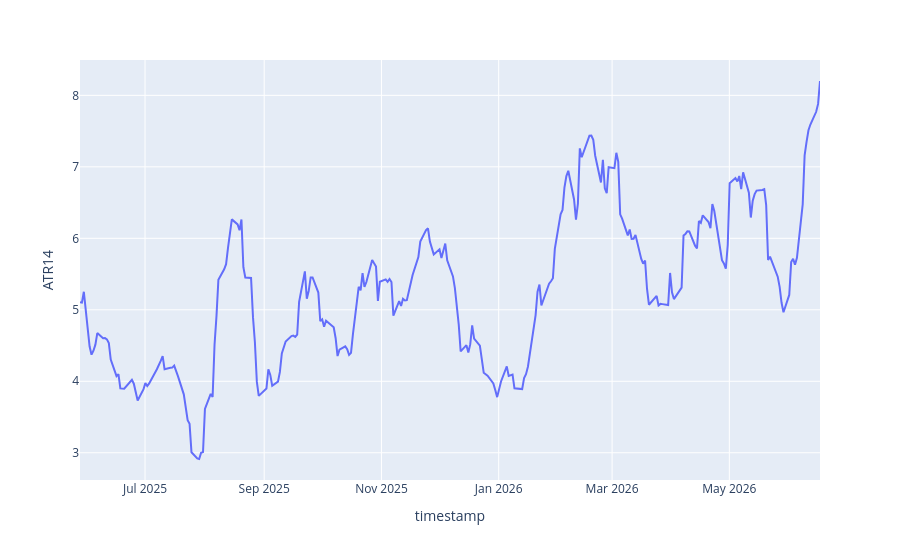

Notebook cell for this chart:
### Markdown cell above
En indikator som måler markedsvolatilitet. ATR brukes ofte til Risikohåndtering, Stop Loss-plassering og Position Sizing:

$$
ATR=
Moving\ Average(True\ Range)
$$

Stop_Loss = Entry - 2 * ATR,  
Entry = Nøyaktig tidspunktet og den kursen du kjøper deg inn i en aksje eller en posisjon på.

### Code cell
high_low = df["high"] - df["low"]
high_close = abs(df["high"] - df["close"].shift())
low_close = abs(df["low"] - df["close"].shift())

tr = pd.concat([high_low, high_close, low_close], axis = 1).max(axis = 1)

df["ATR14"] = tr.rolling(14).mean()

px.line(df.reset_index().dropna(), "timestamp", "ATR14")

### Figure 1 — Plotly figure (JSON) as saved in the notebook; plotly's stock layout.template omitted (floating-point values rounded to 4 significant figures; data arrays with more than 128 entries replaced by an {"elided": "..."} marker saying what was removed)
{"data": [{"hovertemplate": "timestamp=%{x}<br>ATR14=%{y}<extra></extra>", "legendgroup": "", "line": {"color": "#636efa", "dash": "solid"}, "marker": {"symbol": "circle"}, "mode": "lines", "name": "", "orientation": "v", "showlegend": false, "type": "scatter", "x": {"elided": "266 str values"}, "xaxis": "x", "y": {"elided": "266 float values"}, "yaxis": "y"}], "layout": {"legend": {"tracegroupgap": 0}, "margin": {"t": 60}, "xaxis": {"anchor": "y", "domain": [0, 1], "title": {"text": "timestamp"}}, "yaxis": {"anchor": "x", "domain": [0, 1], "title": {"text": "ATR14"}}}}
